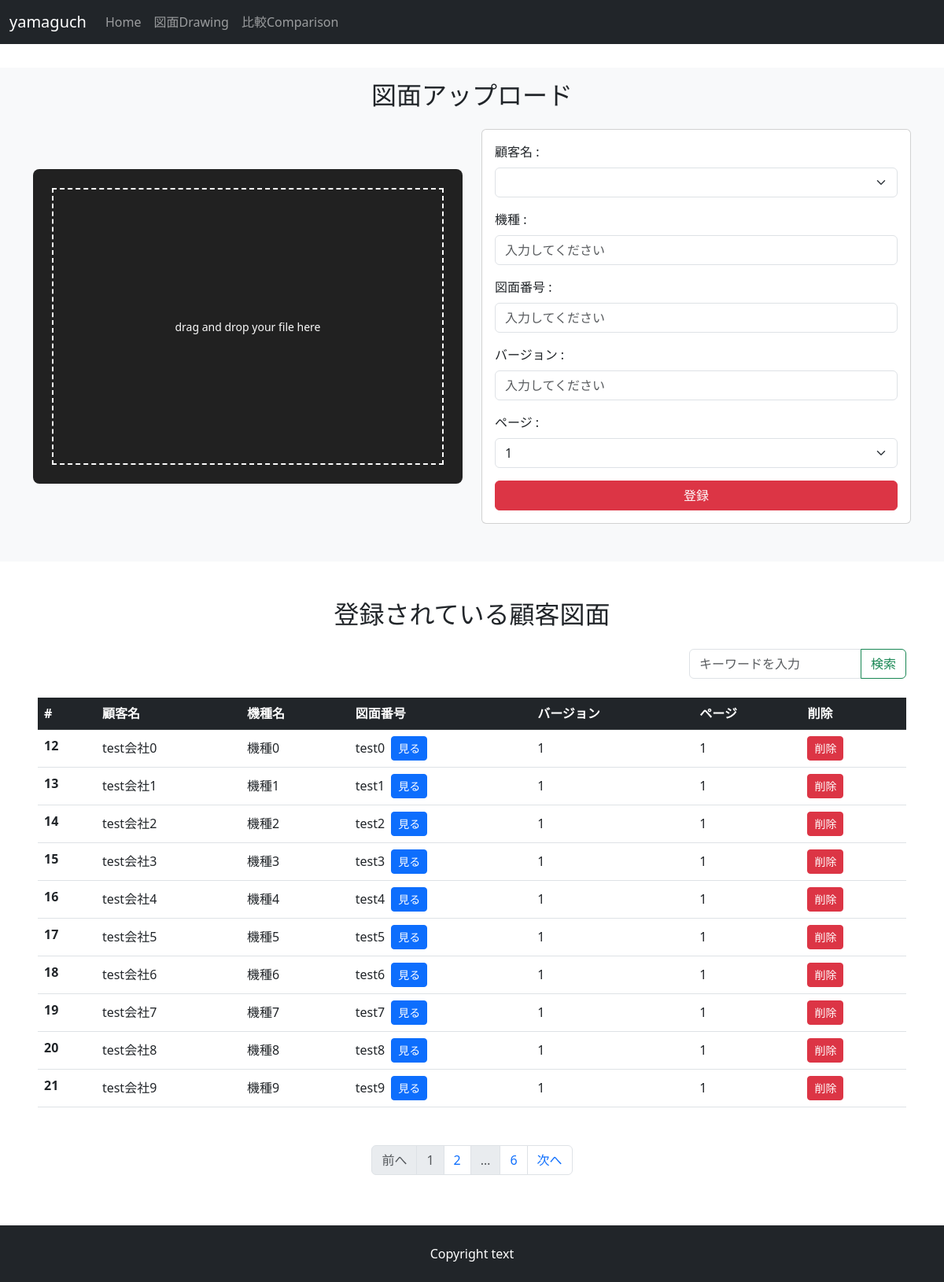
The app's page /drawing_management with its own data.
### app.py (models this page shows, shortened)
class Drawing(db.Model):
    __tablename__ = "drawings"
    id = db.Column(db.Integer, primary_key=True)
    clientname = db.Column(db.String(64), index=True)
    modelname = db.Column(db.String(64), index=True)
    drawingnumber = db.Column(db.String(64), index=True)
    version = db.Column(db.String(64), index=True)
    pagenumber = db.Column(db.String(64), index=True)

### app.py (the view, shortened to what this page needs)
@app.route("/drawing_management", methods=["GET", "POST"])
def drawing_management():
    form = RegistrationForm()
    page = request.args.get("page", 1, type=int)
    drawings = Drawing.query.order_by(Drawing.id).paginate(page=page, per_page=10)
    return render_template("drawing_management.html", form=form, drawings=drawings)

### app.py
class RegistrationForm(FlaskForm):
    clientname = SelectField("顧客名", choices=load_clients(), validators=[DataRequired(message="顧客名を選択してください")]) # JSONからデータを取得
    modelname = StringField("機種名", validators=[DataRequired(message="機種名を入力してください")])
    drawingnumber = StringField("図面番号", validators=[DataRequired(message="図面番号を入力してください")])
    version = StringField("バージョン", validators=[DataRequired(message="バージョンを入力してください")])
    pagenumber = SelectField("ページ", choices=[("1", "1"), ("2", "2"), ("3", "3"), ("4", "4"), ("5", "5")], validators=[DataRequired(message="ぺージをジ選択してください")])
    submit = SubmitField("登録")
    def __init__(self, *args, **kwargs):
        super().__init__(*args, **kwargs)
        self.clientname.choices = load_clients()

### app.py (called while the page is built)
def load_clients():
    try:
        with open("clients.json", "r", encoding="utf-8") as file:
            data = json.load(file)
        return [(clients["id"], clients["name"]) for clients in data]
    except (FileNotFoundError, json.JSONDecodeError):
            return []  # ファイルがない、またはJSONが壊れていた場合は空リストを返す

### templates/drawing_management.html (shortened to what this page needs)
{% extends "base.html" %}
{% block content %}
<section class="d-flex justify-content-center align-items-center my-3 bg-light pb-5">
  <div class="container">
    <div class="row justify-content-center text-center">
      <div class="my-3">
        <h2>図面アップロード</h2>
      </div>
    </div>
    <div class="row justify-content-center align-items-center">
      <div class="col-md-6 d-flex justify-content-center align-items-center">
        <div class="uploader">
        </div>
      </div>
      <div class="col-md-6">
        <div class="card p-3" style="width: 100%;">
          <form method="POST">
            <div class="mb-3">
              <label for="client" class="form-label">顧客名 :</label>
              {{ render_field(form.clientname, class="form-select") }}
            </div>
            <div class="mb-3">
              <label for="modelname" class="form-label">機種 :</label>
              {{ render_field( form.modelname, placeholder="入力してください", class="form-control" ) }}
            </div>
            <div class="mb-3">
              <label for="drawingnumber" class="form-label">図面番号 :</label>
              {{ render_field( form.drawingnumber, placeholder="入力してください", class="form-control") }}
            </div>
            <div class="mb-3">
              <label for="version" class="form-label">バージョン :</label>
              {{ render_field( form.version, placeholder="入力してください", class="form-control") }}
            </div>
            <div class="mb-3">
              <label for="sheet" class="form-label">ページ :</label>
              {{ render_field(form.pagenumber, class="form-select") }}
            </div>
            {{ form.submit(class="btn btn-outline w-100 btn-danger") }}
          </form>
        </div>
      </div>
    </div>
  </div>
</section>
<section class="mt-4 mb-3 mx-5">
  <div class="text-center mt-5 mb-4">
    <h2>登録されている顧客図面</h2>
  </div>
  <div class="col-12 d-flex justify-content-end mb-4">
    <div class="input-group w-25">
      <input type="text" class="form-control" placeholder="キーワードを入力">
      <button class="btn btn-outline-success" type="button" id="button-addon2">
         検索
      </button>
    </div>
  </div>
  <table class="table">
    <thead class="table-dark">
      <tr>
        <th scope="col">#</th>
        <th scope="col">顧客名</th>
        <th scope="col">機種名</th>
        <th scope="col">図面番号</th>
        <th scope="col">バージョン</th>
        <th scope="col">ページ</th>
        <th scope="col">削除</th>
      </tr>
    </thead>
    <tbody>
      {% for drawing in drawings.items %}
      <tr>
        <th scope="row">{{ drawing.id }}</th>
        <td class="align-middle">{{ drawing.clientname }}</td>
        <td class="align-middle">{{ drawing.modelname }}</td>
        <td class="align-middle">
          <div class="d-flex align-items-center gap-2">
            {{ drawing.drawingnumber }}
            <button type="button" class="btn btn-primary btn-sm" data-bs-toggle="modal"
              data-bs-target="#viewModal_{{ drawing.id }}">見る</button>
          </div>
        </td>
        <td class="align-middle">{{ drawing.version }}</td>
        <td class="align-middle">{{ drawing.pagenumber }}</td>
        <td class="align-middle"><button button type="button" class="btn btn- btn-sm btn-danger" data-bs-toggle="modal"
          data-bs-target="#deleteModal_{{ drawing.id }}">
          削除
        </button></td>
      </tr>
      {% endfor %}
    </tbody>
  </table>
</section>
<nav aria-label="Page navigation example" class="d-flex justify-content-center my-5">
  <ul class="pagination">
    <li {% if drawings.has_prev %}class="page-item"{% else %}class="page-item disabled"{% endif %}><a class="page-link" href="{% if drawings.has_prev %}{{ url_for('drawing_management', page=drawings.prev_num) }}{% else %}#{% endif %}" aria-label="Previous">前へ</a></li>
    {% for page_num in drawings.iter_pages(left_edge=1, right_edge=1, left_current=1, right_current=2 ) %}
      {% if page_num %}
        {% if drawings.page == page_num %}
          <li class="page-item disabled"><a class="page-link" href="#">{{ page_num }}</a></li>
        {% else %}
          <li class="page-item"><a class="page-link" href="{{ url_for('drawing_management', page=page_num) }}">{{ page_num }}</a></li>
        {% endif %}
      {% else %}
        <li class="page-item disabled"><a class="page-link" href="#">&hellip;</a></li>
      {% endif %}
    {% endfor %}
    <li {% if drawings.has_next %}class="page-item"{% else %}class="page-item disabled"{% endif %}><a class="page-link" href="{% if drawings.has_next %}{{ url_for('drawing_management', page=drawings.next_num) }}{% else %}#{% endif %}" aria-label="Next">次へ</a></li>
  </ul>
</nav>
  {% endblock %}

### templates/base.html (shortened to what this page needs)
<!DOCTYPE html>
<html lang="ja">
<head>
  <link href="https://cdn.jsdelivr.net/npm/bootstrap@5.3.0/dist/css/bootstrap.min.css" rel="stylesheet"
>
  <link rel="stylesheet" href="static/css/style.css">
</head>
<body id="drawing_management_body">
  <header>
    <nav class="navbar navbar-expand-lg bg-dark navbar-dark fixed-top">
      <div class="container-fluid">
        <a class="navbar-brand" href="{{ url_for ('drawing_management') }}">yamaguch</a>
        <div class="collapse navbar-collapse" id="navbarNavAltMarkup">
          <div class="navbar-nav">
            <a class="nav-link" href="{{ url_for ('drawing_management') }}">Home</a>
            <a class="nav-link" href="{{ url_for ('drawing_management') }}">図面Drawing</a>
            <a class="nav-link" href="{{ url_for ('comparsion') }}">比較Comparison</a>
          </div>
        </div>
      </div>
    </nav>
    {% from "_formhelpers.html" import render_field %}
  </header>
{% block content %}
{% endblock%}
  <footer>
    <nav class="navbar navbar-expand-lg bg-dark navbar-dark pt-4">
      <div class="container-fluid">
        <div class="text-white text-center w-100">
          <p>Copyright text</p>
        </div>
      </div>
    </nav>
  </footer>
</body>
</html>

### templates/_formhelpers.html (shortened to what this page needs)
{% macro render_field(field) %}
{{ field(**kwargs)|safe }}
{% endmacro %}

### static/css/style.css (style rules this page uses)
#drawing_management_body { padding: 70px 0 0 0; }
.uploader { position: relative; border-radius: 8px; width: 600px; height: 400px; background: #212121; overflow: hidden; }
.uploader:before { display: flex; align-items: center; justify-content: center; position: absolute; top: 24px; bottom: 24px; left: 24px; right: 24px; border: dashed 2px #fafafa; color: #fafafa; font-size: 14px; content: 'drag and drop your file here'; pointer-events: none; }

### records on screen
Drawing: id "12", clientname "test会社0", modelname "機種0", drawingnumber "test0", version "1", pagenumber "1"
Drawing: id "13", clientname "test会社1", modelname "機種1", drawingnumber "test1", version "1", pagenumber "1"
Drawing: id "14", clientname "test会社2", modelname "機種2", drawingnumber "test2", version "1", pagenumber "1"
Drawing: id "15", clientname "test会社3", modelname "機種3", drawingnumber "test3", version "1", pagenumber "1"
Drawing: id "16", clientname "test会社4", modelname "機種4", drawingnumber "test4", version "1", pagenumber "1"
Drawing: id "17", clientname "test会社5", modelname "機種5", drawingnumber "test5", version "1", pagenumber "1"
Drawing: id "18", clientname "test会社6", modelname "機種6", drawingnumber "test6", version "1", pagenumber "1"
Drawing: id "19", clientname "test会社7", modelname "機種7", drawingnumber "test7", version "1", pagenumber "1"
Drawing: id "20", clientname "test会社8", modelname "機種8", drawingnumber "test8", version "1", pagenumber "1"
Drawing: id "21", clientname "test会社9", modelname "機種9", drawingnumber "test9", version "1", pagenumber "1"

### other values on screen
{{ page_num }} "1"
{{ page_num }} "2" "6"
